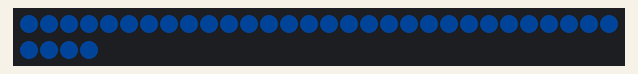
The sketch below on a simulated Arduino Mega 2560, built with avr-gcc and run on an emulated ATmega2560. Shown: 34 RGB LEDs in strip order, left to right, continuing on the next row. Dim RGB values are drawn brighter than linear; random numbers use the default seed unless the sketch sets one.

Above: at 0.1 s.
At 7.95 s:
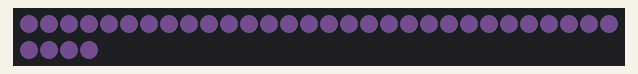
At 20.58 s:
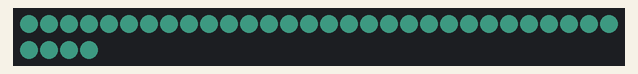
At 39.87 s:
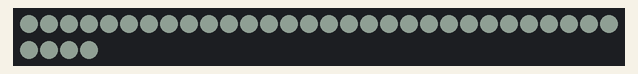

The sketch:

Demo_luces.ino
```cpp
#include <Adafruit_NeoPixel.h>

#define PIN        23
#define NUMPIXELS  34
#define BRIGHTNESS 50

Adafruit_NeoPixel strip(NUMPIXELS, PIN, NEO_GRB + NEO_KHZ800);

// Use uint8_t for RGB (0–255)
uint8_t r, g, b;

void setup() {
  strip.begin();
  strip.setBrightness(BRIGHTNESS);
  strip.show();

  // Seed random properly
  randomSeed(analogRead(A0));

  // Initialize colors AFTER seeding
  r = random(256);
  g = random(256);
  b = random(256);
}

// Clamp value safely
uint8_t boundColor(int value) {
  if (value < 0)   return 0;
  if (value > 255) return 255;
  return value;
}

void randomizeColors() {
  r = boundColor(r + random(-10, 11));
  g = boundColor(g + random(-10, 11));
  b = boundColor(b + random(-10, 11));
}

void loop() {

  randomizeColors();

  // Compute color once
  uint32_t color = strip.Color(r, g, b);

  for (uint8_t i = 0; i < NUMPIXELS; i++) {
    strip.setPixelColor(i, color);
  }

  strip.show();
  delay(100);   // Smooth transition (100ms)
}
```
